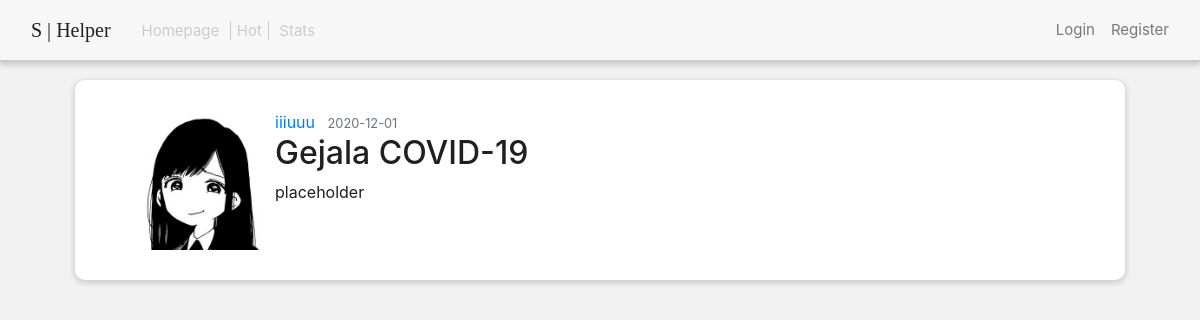
Page /post/7 on the committed database.
### hub/models.py (models this page shows, shortened)
class User(db.Model, UserMixin):
    id = db.Column(db.Integer, primary_key=True)
    username = db.Column(db.String(20), unique=True, nullable=False)
    email = db.Column(db.String(120), unique=True, nullable=False)
    image_file = db.Column(db.String(20), nullable=False, default='default.jpg')
    password = db.Column(db.String(60), nullable=False)
    posts = db.relationship('Post', backref='author', lazy=True)

class Post(db.Model):
    id = db.Column(db.Integer, primary_key=True)
    title = db.Column(db.String(100), nullable=False)
    date_posted = db.Column(db.DateTime, nullable=False, default=datetime.utcnow)
    content = db.Column(db.Text, nullable=False)
    user_id = db.Column(db.Integer, db.ForeignKey('user.id'), nullable=False)

### hub/routes.py (the view)
@app.route("/post/<int:post_id>")
def post(post_id):
    post = Post.query.get_or_404(post_id)
    return render_template('post.html', title=post.title, post=post)

### hub/templates/post.html (shortened to what this page needs)
{% extends "no_sidebar.index.html" %}
{% block navbar %}
    <div class="cpx-15 button_cont">
        <a class="button_txt sf_semibold_sel right_mar dehigh" href="{{ url_for('front') }}">Homepage</a>
        <a class="button_txt middle_mar dehigh sf_semibold_sel" href="/#">Hot</a>
        <a class="button_txt sf_semibold_sel left_mar dehigh" href="{{ url_for('stats') }}">Stats</a>
    </div>
{% endblock navbar %}
{% block body %}
  <article class="media sidbar white_bg shadow_lol sidbar_padding">
    <img class="article_image" src="{{ url_for('static', filename='profile_pics/' + post.author.image_file) }}">
    <div class="media-body">
      <div class="article-metadata">
        <a class="mr-2" href="#">{{ post.author.username }}</a>
        <small class="text-muted">{{ post.date_posted.strftime('%Y-%m-%d') }}</small>
      </div>
      <h2 class="article-title">{{ post.title }}</h2>
      <p class="article-content">{{ post.content | safe }}</p>
    </div>
  </article>
{% endblock body %}

### hub/static/customCss/shelper.css (style rules this page uses)
body { font-family: "SF Pro Display"; background-color: #F2F2F2; color: #1F1F1F; }
.white_bg { background-color: white; }
.shadow_lol { box-shadow: 0px 2px 6px 1px rgba(0, 0, 0, 0.16); }
.button_txt { font-size: 15px; text-decoration: none; color: #787878; }
.button_cont { border: 1px solid rgba(203, 203, 203, 0); }
.cpx-15 { padding-right: 15px; padding-left: 15px; border-radius: 5px; }
.dehigh { color: #CBCBCB; }
.middle_mar { padding-right: 6px; padding-left: 6px; border-left: 1px solid #CBCBCB; border-right: 1px solid #CBCBCB; transition: 0.3s; }
.left_mar { margin-left: 6px; transition: 0.3s; }
.right_mar { margin-right: 6px; transition: 0.3s; }
.sidbar { margin-right: 0px; margin-top: 5rem; border-radius: 10px; }
.sidbar_padding { padding: 30px 50px 30px 50px; }
.article_image { width: 150px }

### rows in the picture
User: image_file (placeholder picture), author.username "iiiuuu"
Post: date_posted "2020-12-01", title "Gejala COVID-19", content "placeholder"
